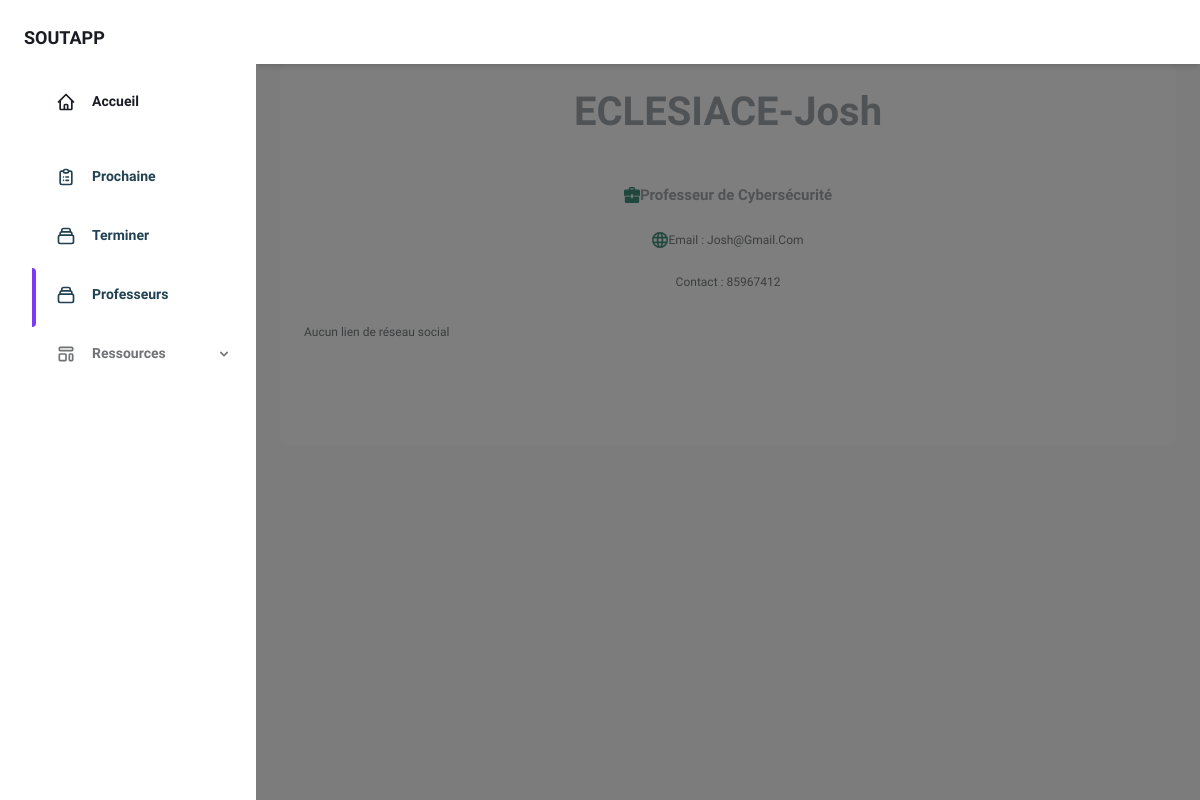
Screenshot of /prof_detail/2 (signed in) with the database file from the repository.
### soutapp/models.py (models this page shows, shortened)
class Professeur(models.Model):
    id_prof = models.AutoField(primary_key=True)
    nom_prof = models.CharField(max_length=50)
    prenom_prof = models.CharField(max_length=50)
    specialite_prof = models.CharField(max_length=150)
    image_prof = models.ImageField(upload_to='prof_photos/')
    adresse_prof = models.CharField(max_length=100)
    telephone_prof = models.CharField(max_length=50)
    email_prof = models.EmailField(max_length=100)
    created_at = models.DateTimeField(auto_now_add=True)

### soutapp/views.py (the view)
# urls.py: path('prof_detail/<int:pk>', views.ProfDetail.as_view(), name='prof_detail'),
class ProfDetail(DetailView):
    model = Professeur
    template_name = 'session-blog/prof_detail.html'
    context_object_name = 'prof'
    def dispatch(self, request, *args, **kwargs):
        if not request.session.get('user_id'):
            return redirect('login')
        return super().dispatch(request, *args, **kwargs)
    def get_context_data(self, **kwargs):
        context = super().get_context_data(**kwargs)
        professeur = self.object
        context['prof_pre'] = professeur  # professeur actuelle
        try:
            context['lien'] = professeur.liensociale_set.all()  # lien associé
        except Exception as e:
            pass
        return context

### soutapp/templates/session-blog/prof_detail.html (shortened to what this page needs)
{% extends 'session-templates/base.html' %}
{% load static %}
{% block active-prof %}
  {% if prof  %}
<span class="absolute inset-y-0 left-0 w-1 bg-purple-600 rounded-tr-lg rounded-br-lg" aria-hidden="true">
</span>
  {% endif %}
{% endblock %}
{% block content %}
<div class="max-w-4xl flex items-center h-auto lg:h-screen flex-wrap mx-auto my-32 lg:my-0">
    <div id="profile"
        class="w-full lg:w-3/5 rounded-lg lg:rounded-l-lg lg:rounded-r-none shadow-2xl bg-white opacity-75 mx-6 lg:mx-0">
        <div class="p-4 md:p-12 text-center lg:text-left">
            {% if prof_pre %}
                <h1 class="text-3xl font-bold pt-8 lg:pt-0">{{ prof_pre.nom_prof }}-{{ prof_pre.prenom_prof }}</h1>
                <div class="mx-auto lg:mx-0 w-4/5 pt-3 border-b-2 border-green-500 opacity-25"></div>
                <p class="pt-4 text-base font-bold flex items-center justify-center lg:justify-start">
                    <svg class="h-4 fill-current text-green-700 pr-4" xmlns="http://www.w3.org/2000/svg"
                        viewBox="0 0 20 20">
                        <path
                            d="M9 12H1v6a2 2 0 0 0 2 2h14a2 2 0 0 0 2-2v-6h-8v2H9v-2zm0-1H0V5c0-1.1.9-2 2-2h4V2a2 2 0 0 1 2-2h4a2 2 0 0 1 2 2v1h4a2 2 0 0 1 2 2v6h-9V9H9v2zm3-8V2H8v1h4z" />
                    </svg> Professeur de {{ prof_pre.specialite_prof }}
                </p>
                <p class="pt-2 text-gray-600 text-xs lg:text-sm flex items-center justify-center lg:justify-start">
                     Email : {{ prof_pre.email_prof }}
                </p>
                <p class="pt-2 text-gray-600 text-xs lg:text-sm flex items-center justify-center lg:justify-start">
                    Contact : {{ prof_pre.telephone_prof }}
                </p>
            {% endif %}
            <div class="mt-6 pb-16 lg:pb-0 w-4/5 lg:w-full mx-auto flex flex-wrap items-center justify-between">
                {% if lien %}
                    {% for link in lien %}
                        {% if link.designation == 'instagram' or link.designation == 'Instagram' %}
                            <a class="link" href="{{ link.lien }}" data-tippy-content="@instagram_handle">
                                <svg class="h-6 fill-current text-gray-600 hover:text-green-700" role="img" viewBox="0 0 24 24"
                                    xmlns="http://www.w3.org/2000/svg">
                                    <title>Instagram</title>
                                    <path
                                d="M12 0C8.74 0 8.333.015 7.053.072 5.775.132 4.905.333 4.14.63c-.789.306-1.459.717-2.126 1.384S.935 3.35.63 4.14C.333 4.905.131 5.775.072 7.053.012 8.333 0 8.74 0 12s.015 3.667.072 4.947c.06 1.277.261 2.148.558 2.913.306.788.717 1.459 1.384 2.126.667.666 1.336 1.079 2.126 1.384.766.296 1.636.499 2.913.558C8.333 23.988 8.74 24 12 24s3.667-.015 4.947-.072c1.277-.06 2.148-.262 2.913-.558.788-.306 1.459-.718 2.126-1.384.666-.667 1.079-1.335 1.384-2.126.296-.765.499-1.636.558-2.913.06-1.28.072-1.687.072-4.947s-.015-3.667-.072-4.947c-.06-1.277-.262-2.149-.558-2.913-.306-.789-.718-1.459-1.384-2.126C21.319 1.347 20.651.935 19.86.63c-.765-.297-1.636-.499-2.913-.558C15.667.012 15.26 0 12 0zm0 2.16c3.203 0 3.585.016 4.85.071 1.17.055 1.805.249 2.227.415.562.217.96.477 1.382.896.419.42.679.819.896 1.381.164.422.36 1.057.413 2.227.057 1.266.07 1.646.07 4.85s-.015 3.585-.074 4.85c-.061 1.17-.256 1.805-.421 2.227-.224.562-.479.96-.899 1.382-.419.419-.824.679-1.38.896-.42.164-1.065.36-2.235.413-1.274.057-1.649.07-4.859.07-3.211 0-3.586-.015-4.859-.074-1.171-.061-1.816-.256-2.236-.421-.569-.224-.96-.479-1.379-.899-.421-.419-.69-.824-.9-1.38-.165-.42-.359-1.065-.42-2.235-.045-1.26-.061-1.649-.061-4.844 0-3.196.016-3.586.061-4.861.061-1.17.255-1.814.42-2.234.21-.57.479-.96.9-1.381.419-.419.81-.689 1.379-.898.42-.166 1.051-.361 2.221-.421 1.275-.045 1.65-.06 4.859-.06l.045.03zm0 3.678c-3.405 0-6.162 2.76-6.162 6.162 0 3.405 2.76 6.162 6.162 6.162 3.405 0 6.162-2.76 6.162-6.162 0-3.405-2.76-6.162-6.162-6.162zM12 16c-2.21 0-4-1.79-4-4s1.79-4 4-4 4 1.79 4 4-1.79 4-4 4zm7.846-10.405c0 .795-.646 1.44-1.44 1.44-.795 0-1.44-.646-1.44-1.44 0-.794.646-1.439 1.44-1.439.793-.001 1.44.645 1.44 1.439z" />
                                </svg>
                            </a>
                        {% elif link.designation == 'facebook' or link.designation == 'Facebook' %}
                            <a class="link" href="{{ link.lien }}" data-tippy-content="@facebook_handle">
                                <svg class="h-6 fill-current text-gray-600 hover:text-green-700" role="img" viewBox="0 0 24 24"
                                    xmlns="http://www.w3.org/2000/svg">
                                    <title>Facebook</title>
                                    <path
                                d="M22.676 0H1.324C.593 0 0 .593 0 1.324v21.352C0 23.408.593 24 1.324 24h11.494v-9.294H9.689v-3.621h3.129V8.41c0-3.099 1.894-4.785 4.659-4.785 1.325 0 2.464.097 2.796.141v3.24h-1.921c-1.5 0-1.792.721-1.792 1.771v2.311h3.584l-.465 3.63H16.56V24h6.115c.733 0 1.325-.592 1.325-1.324V1.324C24 .593 23.408 0 22.676 0" />
                                </svg>
                            </a>
                        {% elif link.designation == 'x' or link.designation == 'twitter' or link.designation == 'X' or link.designation == 'Twitter' %}
                            <a class="link" href="{{ link.lien }}" data-tippy-content="@twitter_handle">
                                <svg class="h-6 fill-current text-gray-600 hover:text-green-700" role="img" viewBox="0 0 24 24"
                                    xmlns="http://www.w3.org/2000/svg">
                                    <title>Twitter</title>
                                    <path
                                d="M23.954 4.569c-.885.389-1.83.654-2.825.775 1.014-.611 1.794-1.574 2.163-2.723-.951.555-2.005.959-3.127 1.184-.896-.959-2.173-1.559-3.591-1.559-2.717 0-4.92 2.203-4.92 4.917 0 .39.045.765.127 1.124C7.691 8.094 4.066 6.13 1.64 3.161c-.427.722-.666 1.561-.666 2.475 0 1.71.87 3.213 2.188 4.096-.807-.026-1.566-.248-2.228-.616v.061c0 2.385 1.693 4.374 3.946 4.827-.413.111-.849.171-1.296.171-.314 0-.615-.03-.916-.086.631 1.953 2.445 3.377 4.604 3.417-1.68 1.319-3.809 2.105-6.102 2.105-.39 0-.779-.023-1.17-.067 2.189 1.394 4.768 2.209 7.557 2.209 9.054 0 13.999-7.496 13.999-13.986 0-.209 0-.42-.015-.63.961-.689 1.8-1.56 2.46-2.548l-.047-.02z" />
                                </svg>
                            </a>
                        {% elif link.designation == 'github' or link.designation == 'GitHub' %}
                            <a class="link" href="{{ link.lien }}" data-tippy-content="@github_handle">
                                <svg class="h-6 fill-current text-gray-600 hover:text-green-700" role="img" viewBox="0 0 24 24"
                                    xmlns="http://www.w3.org/2000/svg">
                                    <title>GitHub</title>
                                    <path
                                d="M12 .297c-6.63 0-12 5.373-12 12 0 5.303 3.438 9.8 8.205 11.385.6.113.82-.258.82-.577 0-.285-.01-1.04-.015-2.04-3.338.724-4.042-1.61-4.042-1.61C4.422 18.07 3.633 17.7 3.633 17.7c-1.087-.744.084-.729.084-.729 1.205.084 1.838 1.236 1.838 1.236 1.07 1.835 2.809 1.305 3.495.998.108-.776.417-1.305.76-1.605-2.665-.3-5.466-1.332-5.466-5.93 0-1.31.465-2.38 1.235-3.22-.135-.303-.54-1.523.105-3.176 0 0 1.005-.322 3.3 1.23.96-.267 1.98-.399 3-.405 1.02.006 2.04.138 3 .405 2.28-1.552 3.285-1.23 3.285-1.23.645 1.653.24 2.873.12 3.176.765.84 1.23 1.91 1.23 3.22 0 4.61-2.805 5.625-5.475 5.92.42.36.81 1.096.81 2.22 0 1.606-.015 2.896-.015 3.286 0 .315.21.69.825.57C20.565 22.092 24 17.592 24 12.297c0-6.627-5.373-12-12-12" />
                                </svg>
                            </a>
                        {% elif link.designation == 'youtube' or link.designation == 'YouTube' %}
                            <a class="link" href="{{ link.lien }}" data-tippy-content="@youtube_handle">
                                <svg class="h-6 fill-current text-gray-600 hover:text-green-700" role="img"
                                    xmlns="http://www.w3.org/2000/svg" viewBox="0 0 24 24">
                                    <title>YouTube</title>
                                    <path
                                d="M23.495 6.205a3.007 3.007 0 0 0-2.088-2.088c-1.87-.501-9.396-.501-9.396-.501s-7.507-.01-9.396.501A3.007 3.007 0 0 0 .527 6.205a31.247 31.247 0 0 0-.522 5.805 31.247 31.247 0 0 0 .522 5.783 3.007 3.007 0 0 0 2.088 2.088c1.868.502 9.396.502 9.396.502s7.506 0 9.396-.502a3.007 3.007 0 0 0 2.088-2.088 31.247 31.247 0 0 0 .5-5.783 31.247 31.247 0 0 0-.5-5.805zM9.609 15.601V8.408l6.264 3.602z" />
                                </svg>
                            </a>
                        {% endif %}
                    {% endfor %}
                {% else %}
                    <p class="pt-2 text-gray-600 text-xs lg:text-sm flex items-center justify-center lg:justify-start">
                        Aucun lien de réseau social
                    </p>
                {% endif %}
            </div>
        </div>
    </div>
</div>
{% endblock %}

### rows the page displays
Professeur: nom_prof "ECLESIACE", prenom_prof "Josh", specialite_prof "Cybersécurité", email_prof "Josh@Gmail.Com", telephone_prof "85967412"
